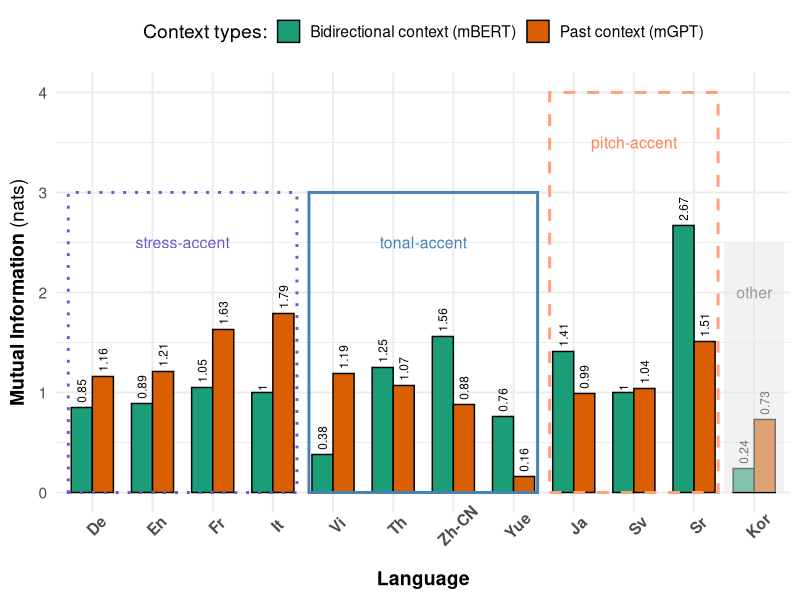
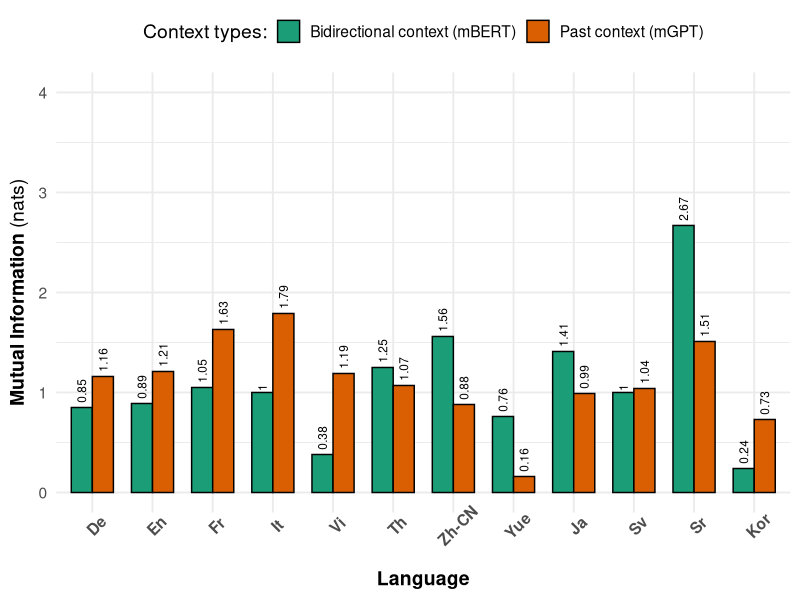
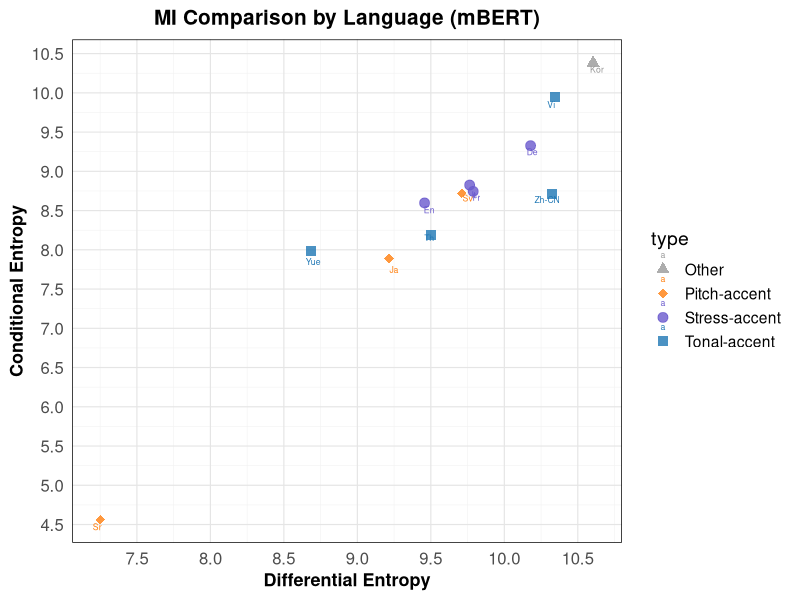
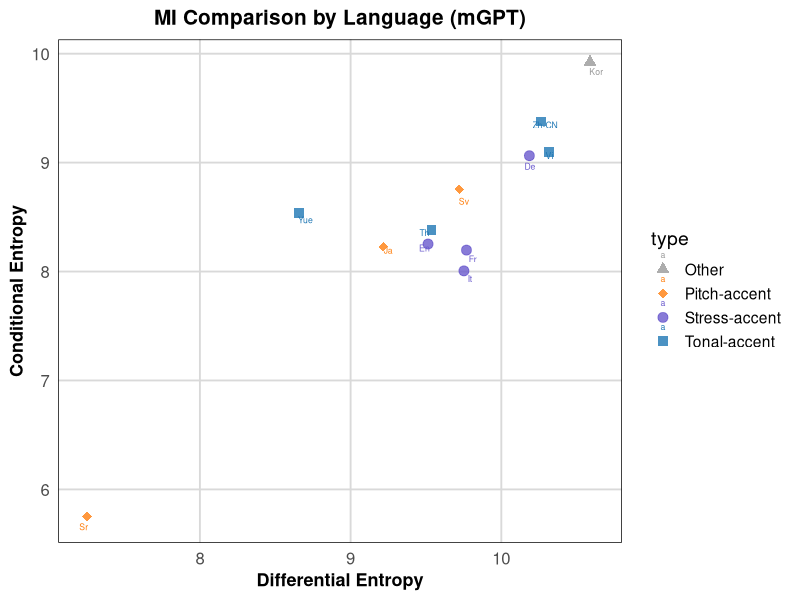
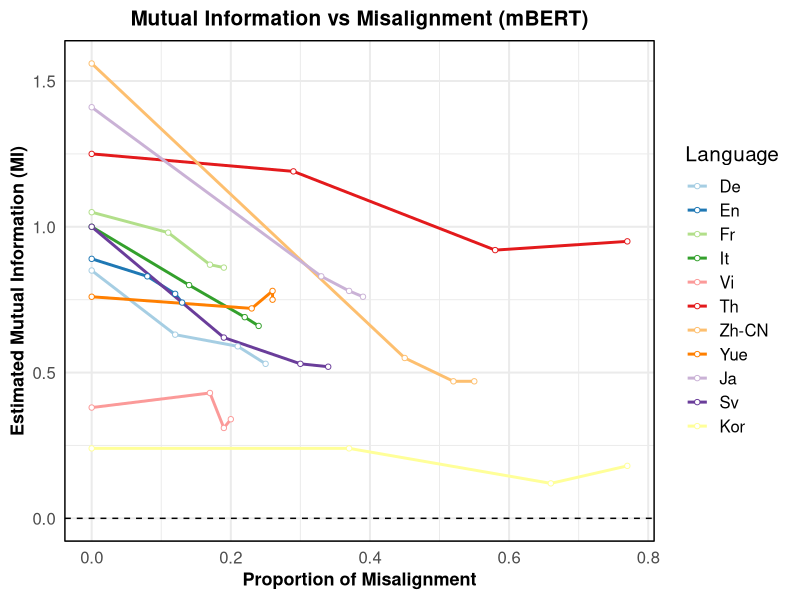
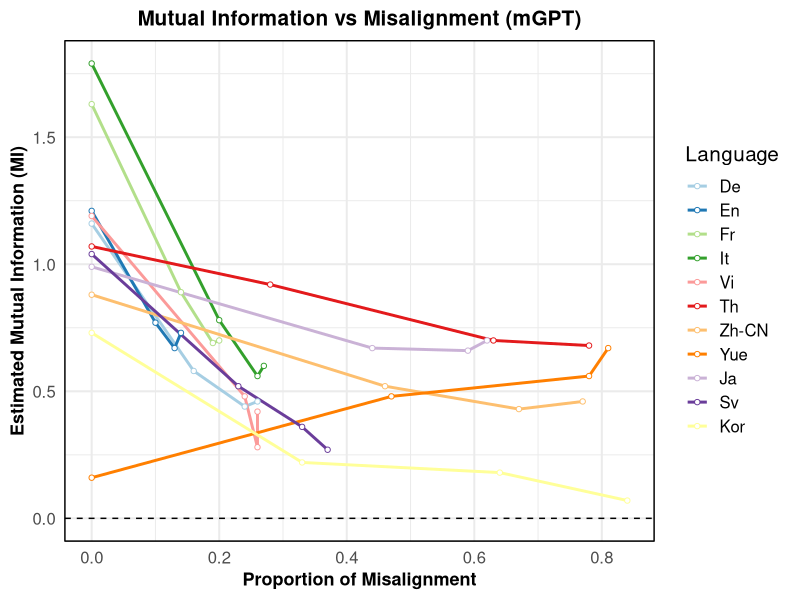
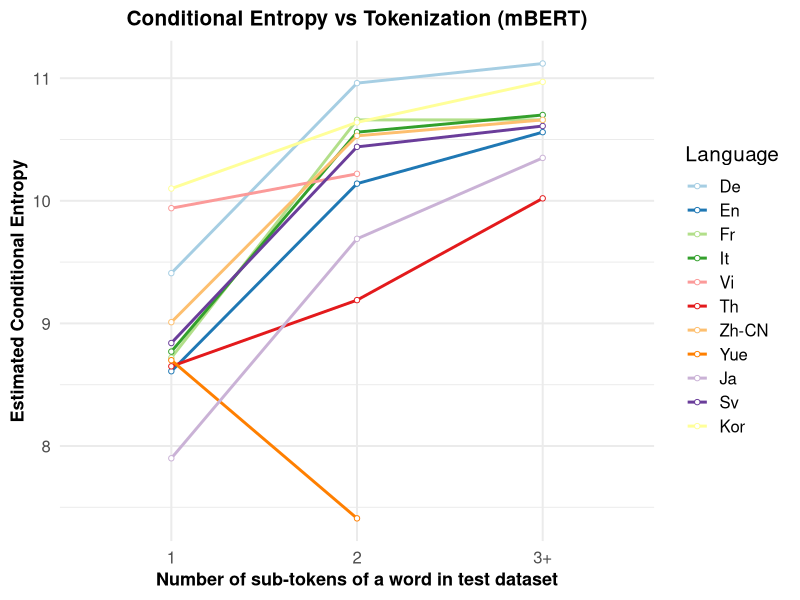
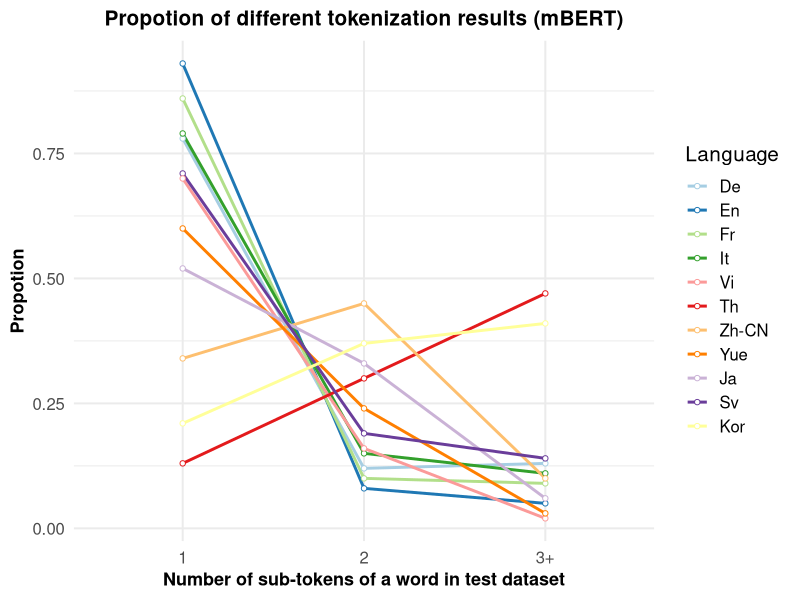

These charts were generated, in order, by the following R code:
## ---- chunk 1
knitr::opts_chunk$set(echo = TRUE)
## ---- chunk 2
library(ggplot2)
library(tidyverse)
library(dplyr)
library(colorspace)
library(lme4)
library(lmerTest)
library(MASS)
library(RColorBrewer)
## ---- chunk 3
ent_mi <- read.csv("./results/results.csv", header=TRUE) %>%
  mutate(language = factor(language, levels = c("De", "En", "Fr", "It", "Vi", "Th", "Zh-CN", "Yue", "Ja", "Sv", "Sr", "Kor")))

View(ent_mi)
## ---- chunk 4
mi <- subset(ent_mi, entropy == "Conditional Entropy")

ggplot(mi, aes(x = language, y = MI, fill = model)) +
  geom_bar(stat = "identity", position = position_dodge(), color = "black", width = 0.7) +
  geom_text(aes(label = round(MI, 2)), 
            vjust = 0.5, 
            position = position_dodge(width = 0.7), 
            size = 3, 
            angle = 90, 
            hjust = -0.2) + 
  labs(x = "Language", 
       y = expression(bold("Mutual Information") ~ "(nats)"),
       fill = "Context types:") + 
  theme_minimal(base_size = 14) +
  scale_fill_manual(values = c("mBERT" = "#1b9e77", "mGPT" = "#d95f02"), 
                    labels = c("mBERT" = "Bidirectional context (mBERT)", "mGPT" = "Past context (mGPT)")) +
  theme(axis.text.x = element_text(angle = 45, hjust = 0.5, face = "bold"),   
        axis.title = element_text(face = "bold"),                           
        legend.title = element_text(),                         
        legend.position = "top") +
  ylim(0, 4) +
  # Annotate regions and text
  annotate("rect", xmin = 0.6, xmax = 4.4, ymin = 0, ymax = 3, 
           fill = NA, color = "#6a5acd", linetype = "dotted", linewidth = 1) +  
  annotate("text", x = 2.5, y = 2.5, label = "stress-accent", color = "#6a5acd", size = 4) +
  annotate("rect", xmin = 4.6, xmax = 8.4, ymin = 0, ymax = 3, 
           fill = NA, color = "#4682b4", linewidth = 1) +  
  annotate("text", x = 6.5, y = 2.5, label = "tonal-accent", color = "#4682b4", size = 4) +
  annotate("rect", xmin = 8.6, xmax = 11.4, ymin = 0, ymax = 4, linetype = "dashed",
           fill = NA, color = "#ffa07a", linewidth = 1) +  
  annotate("text", x = 10, y = 3.5, label = "pitch-accent", color = "#ff7f50", size = 4) +  
  annotate("rect", xmin = 11.5, xmax = 12.5, ymin = 0, ymax = 2.5, 
           fill = "gray90", alpha = 0.5, linewidth = 0.8) +
  annotate("text", x = 12, y = 2, label = "other", color = "gray60", size = 4)

# ggsave(filename = paste0("../visualization/mi_lang_type", ".pdf"), width = 6, height = 5, dpi=300)
## ---- chunk 5
ggplot(mi, aes(x = language, y = MI, fill = model)) +
  geom_bar(stat = "identity", position = position_dodge(), color = "black", width = 0.7) +
    geom_text(aes(label = round(MI, 2)), 
            vjust = 0.5, 
            position = position_dodge(width = 0.7), 
            size = 3, 
            angle = 90, 
            hjust = -0.2) + 
    labs(x = "Language", 
       y = expression(bold("Mutual Information") ~ "(nats)"), 
       fill = "Context types:") + 
  theme_minimal(base_size = 14) + 
  scale_fill_manual(values = c("mBERT" = "#1b9e77", "mGPT" = "#d95f02"), 
                    labels = c("mBERT" = "Bidirectional context (mBERT)", "mGPT" = "Past context (mGPT)")) +
  theme(axis.text.x = element_text(angle = 45, hjust = 0.5, face = "bold"),   
        axis.title = element_text(face = "bold"),                           
        legend.title = element_text(),                         
        legend.position = "top",
        # panel.border = element_rect(color = "black", fill = NA, size = 0.5)
        ) +
  ylim(0, 4)

# ggsave(filename = paste0("../visualization/mi_lang", ".pdf"), width = 6, height = 5, dpi=300)
## ---- chunk 6
mbert <- ent_mi %>%
  filter(model == "mBERT") %>%
  dplyr::select(-sd, -MI) %>%  # Remove 'sd' and 'MI' columns
  mutate(type = factor(type) %>%
           fct_recode("Stress-accent" = "Stress-accent languages",
                      "Pitch-accent" = "Pitch-accent languages",
                      "Tonal-accent" = "Tonal-accent languages",
                      "Other" = "Other languages"),
         model = factor(model)) %>%
  pivot_wider(names_from = entropy, values_from = value) %>%
  rename(diff = `Differential Entropy`, 
         cond = `Conditional Entropy`)
  

# View(mbert)

ggplot(mbert, aes(x = diff, y = cond, color = type, shape = type)) +
  geom_point(size = 3, alpha = 0.8, position = position_jitter(width = 0.05, height = 0.05)) +
  geom_text(aes(label = language), vjust = 1.5, hjust = 0.5, size = 2.2) +
  scale_color_manual(values = c("Stress-accent" = "#6a5acd",   # Refined blue
                                "Pitch-accent" = "#ff7f0e",    # Refined orange
                                "Tonal-accent" = "#1f77b4",    # Refined green
                                "Other" = "gray60")) +         # Gray for other languages
  
  # Custom shapes for better differentiation
  scale_shape_manual(values = c("Stress-accent" = 19,  # Filled circle
                                "Pitch-accent" = 18,   # Filled triangle
                                "Tonal-accent" = 15,   # Filled square
                                "Other" = 17)) +       # Filled star
  # Adjust axis labels with a step of 0.5 for better granularity
  scale_x_continuous(breaks = seq(floor(min(mbert$diff)), ceiling(max(mbert$diff)), by = 0.5)) +
  scale_y_continuous(breaks = seq(floor(min(mbert$cond)), ceiling(max(mbert$cond)), by = 0.5)) +
  labs(x = "Differential Entropy", y = "Conditional Entropy", 
       title = "MI Comparison by Language (mBERT)") +
  theme_minimal(base_size = 14) +
  theme(
    plot.title = element_text(hjust = 0.5, face = "bold", size = 15),
    axis.text = element_text(size = 12),
    axis.title = element_text(size = 13, face = "bold"), 
    legend.position = "right",
    panel.grid.major = element_line(color = "gray90", size = 0.4),
    panel.grid.minor = element_line(color = "gray95", size = 0.2),
    panel.border = element_rect(color = "black", fill = NA, size = 0.5)
  )

# ggsave(filename = paste0("../visualization/entropy_mbert", ".pdf"), width = 6, height = 5, dpi=300)

## ---- chunk 7
mgpt <- ent_mi %>%
  filter(model == "mGPT") %>%
  dplyr::select(-sd, -MI) %>%  # Remove 'sd' and 'MI' columns
  mutate(type = factor(type) %>%
           fct_recode("Stress-accent" = "Stress-accent languages",
                      "Pitch-accent" = "Pitch-accent languages",
                      "Tonal-accent" = "Tonal-accent languages",
                      "Other" = "Other languages"),  # Recode type labels
         model = factor(model)) %>%
  pivot_wider(names_from = entropy, values_from = value) %>%
  rename(diff = `Differential Entropy`, 
         cond = `Conditional Entropy`)
  

# View(mgpt)

ggplot(mgpt, aes(x = diff, y = cond, color = type, shape = type)) +
  geom_point(size = 3, alpha = 0.8, position = position_jitter(width = 0.05, height = 0.05)) +
  geom_text(aes(label = language), vjust = 1.5, hjust = 0.5, size = 2.2) +
  scale_color_manual(values = c("Stress-accent" = "#6a5acd",   # Refined blue
                                "Pitch-accent" = "#ff7f0e",    # Refined orange
                                "Tonal-accent" = "#1f77b4",    # Refined green
                                "Other" = "gray60")) +         # Gray for other languages
  
  # Custom shapes for better differentiation
  scale_shape_manual(values = c("Stress-accent" = 19,  # Filled circle
                                "Pitch-accent" = 18,   # Filled triangle
                                "Tonal-accent" = 15,   # Filled square
                                "Other" = 17)) +        # Filled star
  
  labs(x = "Differential Entropy", y = "Conditional Entropy", 
       title = "MI Comparison by Language (mGPT)") +
  
  theme_minimal(base_size = 14) +
  theme(
    plot.title = element_text(hjust = 0.5, face = "bold", size = 15),  
    axis.text = element_text(size = 12), 
    axis.title = element_text(size = 13, face = "bold"), 
    legend.position = "right",  
    panel.grid.major = element_line(color = "gray85"), 
    panel.grid.minor = element_blank(),
    panel.border = element_rect(color = "black", fill = NA, size = 0.5)
  )
# ggsave(filename = paste0("../visualization/entropy_mgpt", ".pdf"), width = 6, height = 5, dpi=300)
## ---- chunk 8
mi_alg_mbert <- read.csv("./results/mi_alignment.csv", header=TRUE) %>% 
  filter(model == "mbert") %>%
  rename(prop_mis_0 = prop_mis_orig,
         language = lang) %>% 
  mutate(language = factor(language, levels = c("de", "en", "fr", "it", "vi", "th", "zh", "yue", "ja", "sv", "sr", "kor"), labels = c("De", "En", "Fr", "It", "Vi", "Th", "Zh-CN", "Yue", "Ja", "Sv", "Sr", "Kor"))) %>%
  filter(language != "Sr") %>%
  pivot_longer(cols = c(prop_mis_0, prop_mis_1, prop_mis_2, prop_mis_3),
               names_to = "mis_type", values_to = "prop_mis") %>%
  pivot_longer(cols = c(mi_0, mi_1, mi_2, mi_3),
               names_to = "mi_type", values_to = "mi_value") %>%
  filter(gsub("prop_mis_", "", mis_type) == gsub("mi_", "", mi_type))


## ---- chunk 9
color_palette <- brewer.pal(n = min(12, length(unique(mi_alg_mbert$language))), name = "Paired")
# color_palette <- brewer.pal(n = min(11, length(unique(mi_alg$language))), name = "Spectral")

ggplot(mi_alg_mbert, aes(x = prop_mis, y = mi_value, color = language, group = language)) +
  geom_line(size = 1) + 
  geom_point(size = 1.5, shape = 21, fill = "white") +  
  labs(x = "Proportion of Misalignment", 
       y = "Estimated Mutual Information (MI)", 
       title = "Mutual Information vs Misalignment (mBERT)",
       color = "Language") +  
  scale_color_manual(values = color_palette) +
  geom_hline(yintercept = 0, linetype = "dashed", color = "black", size = 0.5) +
  theme_minimal(base_size = 15) + 
  theme(legend.position = "right", 
        plot.title = element_text(hjust = 0.5, face = "bold", size = 15),  
        axis.text = element_text(size = 12),  
        axis.title = element_text(size = 13, face = "bold"),
        panel.border = element_rect(color = "black", fill = NA, size = 0.5))
# ggsave(filename = paste0("../visualization/mi_misalignment_mbert", ".pdf"), width = 6, height = 5, dpi=300)

## ---- chunk 10
mi_alg_mgpt <- read.csv("./results/mi_alignment.csv", header=TRUE) %>% 
  filter(model == "mgpt") %>%
  rename(prop_mis_0 = prop_mis_orig,
         language = lang) %>% 
  mutate(language = factor(language, levels = c("de", "en", "fr", "it", "vi", "th", "zh", "yue", "ja", "sv", "sr", "kor"), labels = c("De", "En", "Fr", "It", "Vi", "Th", "Zh-CN", "Yue", "Ja", "Sv", "Sr", "Kor"))) %>%
  filter(language != "Sr") %>%
  pivot_longer(cols = c(prop_mis_0, prop_mis_1, prop_mis_2, prop_mis_3),
               names_to = "mis_type", values_to = "prop_mis") %>%
  pivot_longer(cols = c(mi_0, mi_1, mi_2, mi_3),
               names_to = "mi_type", values_to = "mi_value") %>%
  filter(gsub("prop_mis_", "", mis_type) == gsub("mi_", "", mi_type))
## ---- chunk 11
ggplot(mi_alg_mgpt, aes(x = prop_mis, y = mi_value, color = language, group = language)) +
  geom_line(size = 1) + 
  geom_point(size = 1.5, shape = 21, fill = "white") +  
  labs(x = "Proportion of Misalignment", 
       y = "Estimated Mutual Information (MI)", 
       title = "Mutual Information vs Misalignment (mGPT)",
       color = "Language") +  
  scale_color_manual(values = color_palette) +
  geom_hline(yintercept = 0, linetype = "dashed", color = "black", size = 0.5) +
  theme_minimal(base_size = 15) + 
  theme(legend.position = "right", 
        plot.title = element_text(hjust = 0.5, face = "bold", size = 15),  
        axis.text = element_text(size = 12),  
        axis.title = element_text(size = 13, face = "bold"),
        panel.border = element_rect(color = "black", fill = NA, size = 0.5))
# ggsave(filename = paste0("../visualization/mi_misalignment_mgpt", ".pdf"), width = 6, height = 5, dpi=300)

## ---- chunk 12
mi_token_mbert <- read.csv("./results/mi_token_mbert.csv", header=TRUE) %>% 
  filter(model == "mbert") %>%
  rename(token_1 = token_1_prop,
         token_2 = token_2_prop,
         token_3 = token_3_prop) %>% 
  mutate(language = factor(language, levels = c("de", "en", "fr", "it", "vi", "th", "zh", "yue", "ja", "sv", "sr", "kor"), labels = c("De", "En", "Fr", "It", "Vi", "Th", "Zh-CN", "Yue", "Ja", "Sv", "Sr", "Kor"))) %>%
  filter(language != "Sr") %>%
  pivot_longer(cols = c(token_1, token_2, token_3),
               names_to = "token_type", values_to = "prop") %>%
  pivot_longer(cols = c(loss_token_1, loss_token_2, loss_token_3),
               names_to = "loss_token_type", values_to = "loss") %>%
  filter(gsub("token_", "", token_type) == gsub("loss_token_", "", loss_token_type)) %>%
  dplyr::select(-loss_token_type) %>%
  mutate(token_type = factor(token_type, levels = c("token_1", "token_2", "token_3"),
                             labels = c("1", "2", "3+")))

# View(mi_token_mbert)

## ---- chunk 13
ggplot(mi_token_mbert, aes(x = token_type, y = loss, color = language, group = language)) +
  geom_line(size = 1) + 
  geom_point(size = 1.5, shape = 21, fill = "white") +  
  labs(x = "Number of sub-tokens of a word in test dataset", 
       y = "Estimated Conditional Entropy", 
       title = "Conditional Entropy vs Tokenization (mBERT)",
       color = "Language") +  
  scale_color_manual(values = color_palette) +
  # geom_hline(yintercept = 0, linetype = "dashed", color = "black", size = 0.5) +
  theme_minimal(base_size = 15) + 
  theme(legend.position = "right", 
        plot.title = element_text(hjust = 0.5, face = "bold", size = 15),  
        axis.text = element_text(size = 12),  
        axis.title = element_text(size = 13, face = "bold"),
        # panel.border = element_rect(color = "black", fill = NA, size = 0.5)
        )
# ggsave(filename = paste0("../visualization/cond_ent_tokenization_mbert", ".pdf"), width = 6, height = 5, dpi=300)

## ---- chunk 14
ggplot(mi_token_mbert, aes(x = token_type, y = prop, color = language, group = language)) +
  geom_line(size = 1) + 
  geom_point(size = 1.5, shape = 21, fill = "white") +  
  labs(x = "Number of sub-tokens of a word in test dataset", 
       y = "Propotion", 
       title = "Propotion of different tokenization results (mBERT)",
       color = "Language") +  
  scale_color_manual(values = color_palette) +
  # geom_hline(yintercept = 0, linetype = "dashed", color = "black", size = 0.5) +
  theme_minimal(base_size = 15) + 
  theme(legend.position = "right", 
        plot.title = element_text(hjust = 0.5, face = "bold", size = 15),  
        axis.text = element_text(size = 12),  
        axis.title = element_text(size = 13, face = "bold"),
        # panel.border = element_rect(color = "black", fill = NA, size = 0.5)
        )
# ggsave(filename = paste0("../visualization/propotion_tokenization_mbert", ".pdf"), width = 6, height = 5, dpi=300)
